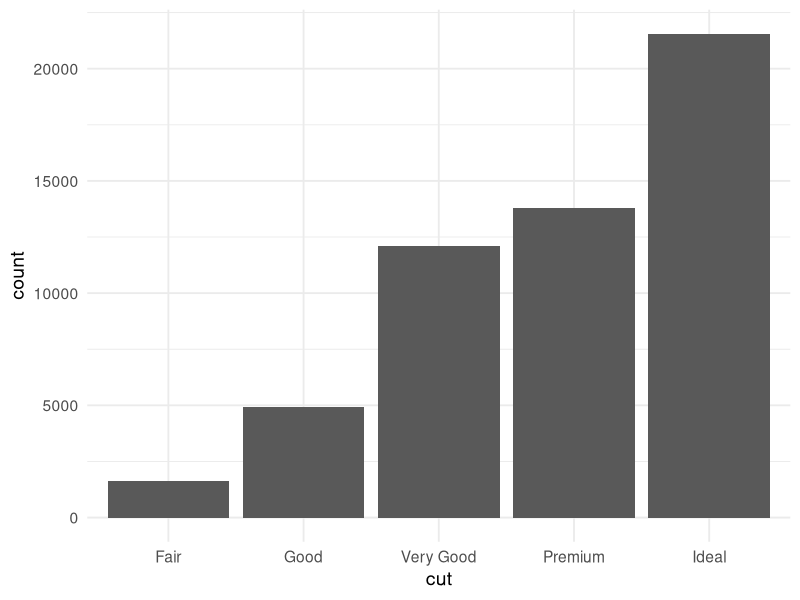
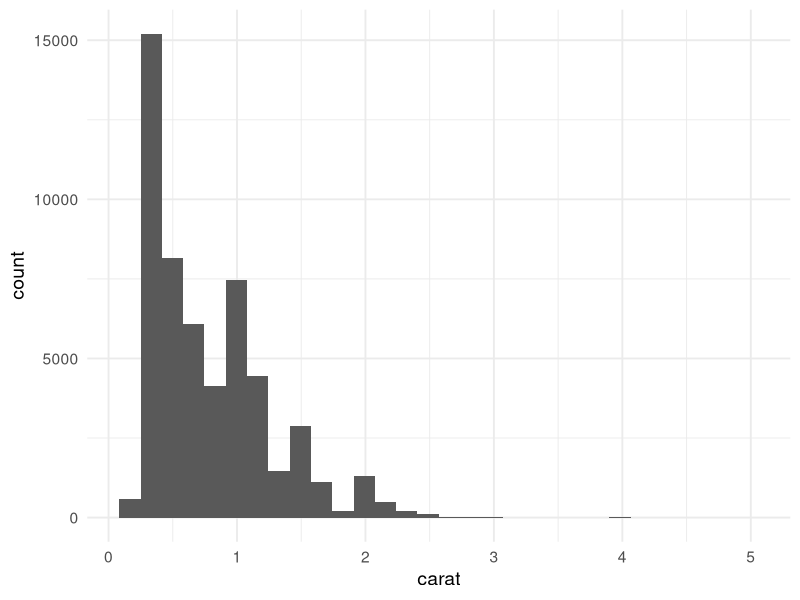
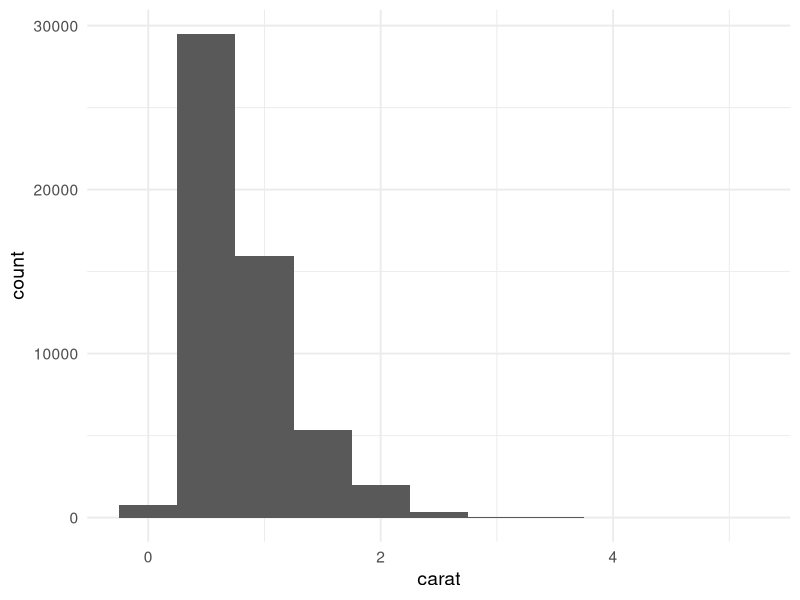
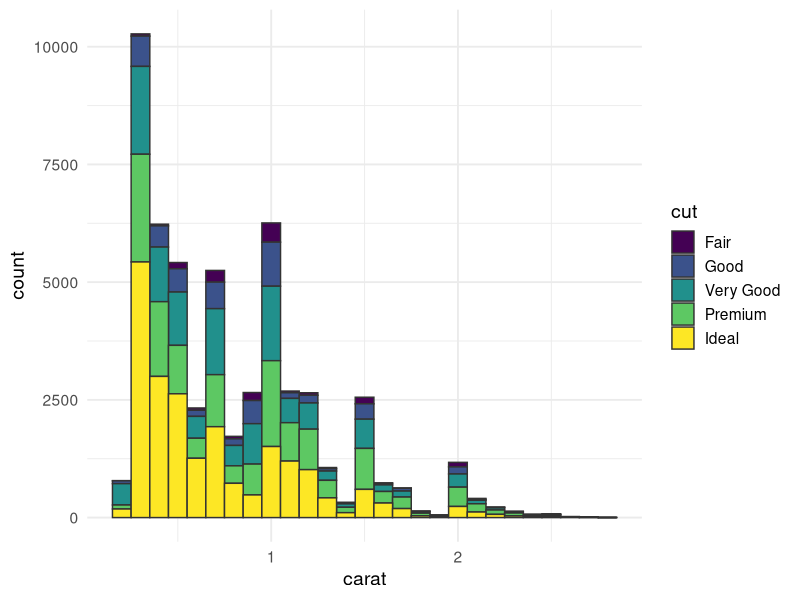
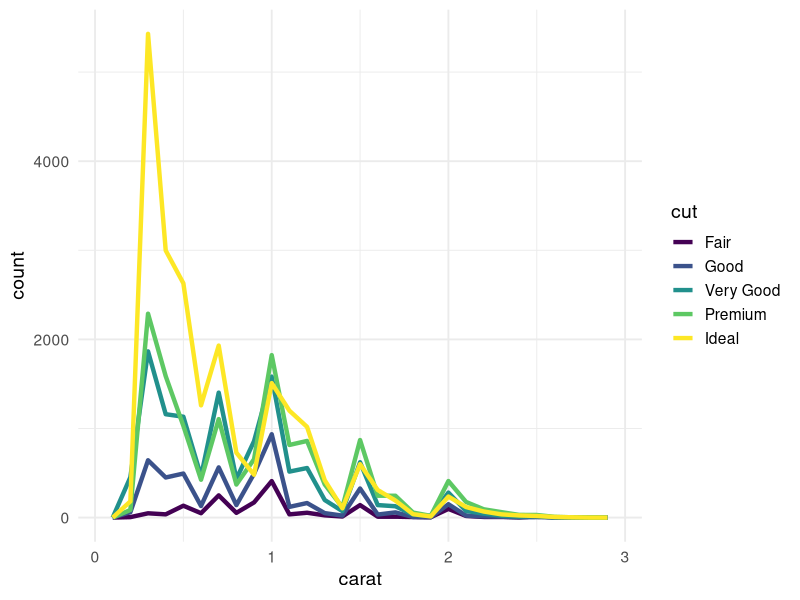
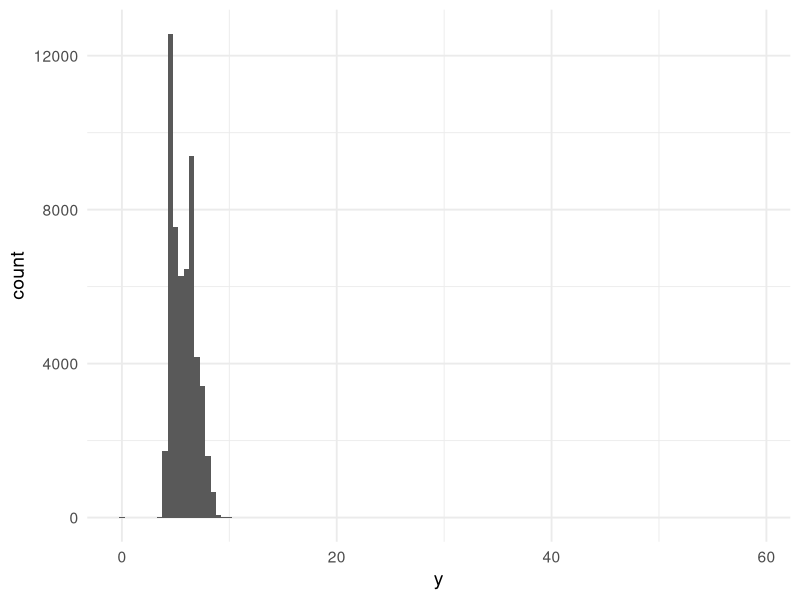
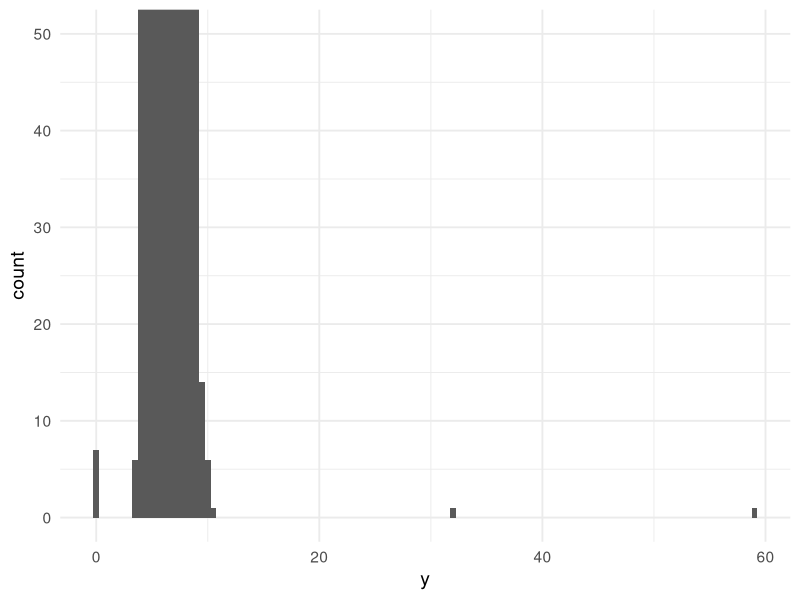
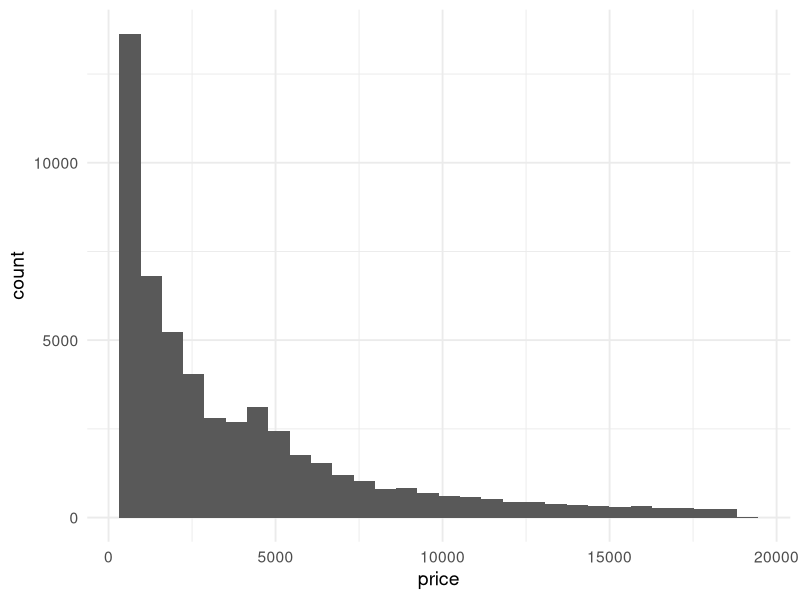

Write the R code that produced these figures, in order.
## ---- chunk 1
knitr::opts_chunk$set(echo = TRUE, eval = TRUE, message = TRUE, cache = FALSE)
## ---- chunk 2
## You only need to install if you haven't previously done so
# install.packages("tidyverse")

library(tidyverse)
## ---- chunk 3
diamonds
## ---- chunk 4
# This changes two things:
# - theme_minimal() gives an overall different look, with a white background
# - base_size = 14 will make the text relatively bigger
theme_set(theme_minimal(base_size = 14))
## ---- chunk 5
diamonds %>% count(cut)
## ---- chunk 6
ggplot(data = diamonds) +
  geom_bar(mapping = aes(x = cut))
## ---- chunk 7
diamonds
## ---- chunk 8
ggplot(data = diamonds) +
  geom_histogram(mapping = aes(x = carat))
## ---- chunk 9
ggplot(data = diamonds) +
  geom_histogram(mapping = aes(x = carat), binwidth = 0.5)
## ---- chunk 10
diamonds %>%
  mutate(carat_discrete = cut_width(carat, width = 0.5)) %>%
  count(carat_discrete)
## ---- chunk 11
# First, let's subset the data to only keep relatively small diamonds: 
smaller <- diamonds %>% filter(carat < 3)

# Then, we make the plot:
ggplot(data = smaller,
       mapping = aes(x = carat, fill = cut)) +
  geom_histogram(binwidth = 0.1, color = "grey20")

# Above, note that:
# - The mapping is now inside 'ggplot()', and we used 'cut' twice
# - In geom_histogram(), color is _not_ a mapping and is for the color of the border
## ---- chunk 12
ggplot(data = smaller,
       mapping = aes(x = carat, colour = cut)) +
  geom_freqpoly(binwidth = 0.1, size = 1.5) # (Making thicker lines with 'size')
## ---- chunk 13
ggplot(diamonds) + 
  geom_histogram(mapping = aes(x = y), binwidth = 0.5)
## ---- chunk 14
ggplot(diamonds) + 
  geom_histogram(mapping = aes(x = y), binwidth = 0.5) +
  coord_cartesian(ylim = c(0, 50)) # c(<lower-limit>, <upper-limit>)
## ---- chunk 15
diamonds %>% filter(y < 3 | y > 20)
## ---- chunk 16
ggplot(data = diamonds,
       mapping = aes(x = price)) +
  geom_histogram()
## ---- chunk 17
ggplot(data = diamonds,
       mapping = aes(x = price)) +
  geom_histogram(binwidth = 100)
## ---- chunk 18
diamonds %>%
  ggplot(mapping = aes(x = price)) +
  geom_histogram(binwidth = 25) +
  coord_cartesian(xlim = c(0, 2500))
## ---- chunk 19
ggplot(diamonds) +
  geom_point(mapping = aes(x = x, y = y)) +
  lims(x = c(5, 10),   # c(<lower-limit>, <upper-limit>)
       y = c(0, 20))   # c(<lower-limit>, <upper-limit>)
## ---- chunk 20
ggplot(diamonds) +
  geom_point(mapping = aes(x = x, y = y)) +
  xlim(5, 10) +   # Note: you don't pass a vector inside 'c()' here
  ylim(0, 20)
## ---- chunk 21
ggplot(diamonds) +
  geom_histogram(mapping = aes(x = price)) +
  coord_cartesian(ylim = c(0, 3000))
## ---- chunk 22
ggplot(diamonds) +
  geom_histogram(mapping = aes(x = price)) +
  lims(y = c(0, 3000))
## ---- chunk 23
ggplot(data = diamonds,
       mapping = aes(x = z, y = y)) +
  geom_point()
## ---- chunk 24
ggplot(data = diamonds,
       mapping = aes(x = z, y = y)) +
  geom_point() +
  coord_cartesian(xlim = c(0, 10), ylim = c(0, 15))
## ---- chunk 25
ggplot(data = diamonds,
       mapping = aes(x = carat)) +
  geom_histogram(binwidth = 0.01)
## ---- chunk 26
diamonds %>%
  filter(carat > 0.9, carat < 1.1) %>%
  ggplot(mapping = aes(x = carat)) +
  geom_histogram(binwidth = 0.01)
## ---- chunk 27
diamonds %>%
  filter(carat > 0.9, carat < 1.1) %>%
  count(carat)
